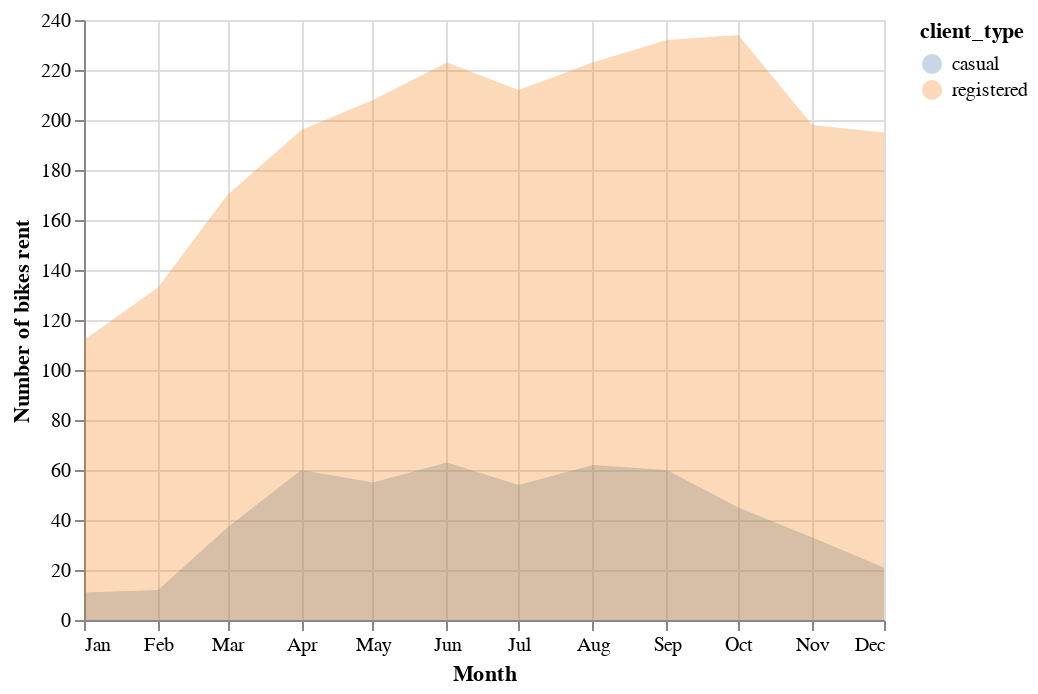

Here is the notebook cell this chart was saved with:
### Code cell
area = alt.Chart(df__).mark_area(opacity=0.3).encode(
            x=alt.X('month(first_day_of_month):T',title='Month'),
            y=alt.Y("number:Q", title='Number of bikes rent', stack=None),
            color="client_type:N"
        )

area

### Figure 1 — Vega-Lite specification as saved in the notebook (floating-point values rounded to 4 significant figures)
{"config": {"view": {"continuousWidth": 400, "continuousHeight": 300}}, "data": {"name": "data-883a85fc77e4a526f9619e1aabdc3c5f"}, "mark": {"type": "area", "opacity": 0.3}, "encoding": {"color": {"field": "client_type", "type": "nominal"}, "x": {"field": "first_day_of_month", "timeUnit": "month", "title": "Month", "type": "temporal"}, "y": {"field": "number", "stack": null, "title": "Number of bikes rent", "type": "quantitative"}}, "$schema": "https://vega.github.io/schema/vega-lite/v4.17.0.json", "datasets": {"data-883a85fc77e4a526f9619e1aabdc3c5f": [{"first_day_of_month": "2012-01-01T00:00:00", "client_type": "casual", "number": 11}, {"first_day_of_month": "2012-01-01T00:00:00", "client_type": "registered", "number": 112}, {"first_day_of_month": "2012-02-01T00:00:00", "client_type": "casual", "number": 12}, {"first_day_of_month": "2012-02-01T00:00:00", "client_type": "registered", "number": 133}, {"first_day_of_month": "2012-03-01T00:00:00", "client_type": "casual", "number": 37}, {"first_day_of_month": "2012-03-01T00:00:00", "client_type": "registered", "number": 170}, {"first_day_of_month": "2012-04-01T00:00:00", "client_type": "casual", "number": 60}, {"first_day_of_month": "2012-04-01T00:00:00", "client_type": "registered", "number": 196}, {"first_day_of_month": "2012-05-01T00:00:00", "client_type": "casual", "number": 55}, {"first_day_of_month": "2012-05-01T00:00:00", "client_type": "registered", "number": 208}, {"first_day_of_month": "2012-06-01T00:00:00", "client_type": "casual", "number": 63}, {"first_day_of_month": "2012-06-01T00:00:00", "client_type": "registered", "number": 223}, {"first_day_of_month": "2012-07-01T00:00:00", "client_type": "casual", "number": 54}, {"first_day_of_month": "2012-07-01T00:00:00", "client_type": "registered", "number": 212}, {"first_day_of_month": "2012-08-01T00:00:00", "client_type": "casual", "number": 62}, {"first_day_of_month": "2012-08-01T00:00:00", "client_type": "registered", "number": 223}, {"first_day_of_month": "2012-09-01T00:00:00", "client_type": "casual", "number": 60}, {"first_day_of_month": "2012-09-01T00:00:00", "client_type": "registered", "number": 232}, {"first_day_of_month": "2012-10-01T00:00:00", "client_type": "casual", "number": 45}, {"first_day_of_month": "2012-10-01T00:00:00", "client_type": "registered", "number": 234}, {"first_day_of_month": "2012-11-01T00:00:00", "client_type": "casual", "number": 33}, {"first_day_of_month": "2012-11-01T00:00:00", "client_type": "registered", "number": 198}, {"first_day_of_month": "2012-12-01T00:00:00", "client_type": "casual", "number": 21}, {"first_day_of_month": "2012-12-01T00:00:00", "client_type": "registered", "number": 195}]}}
